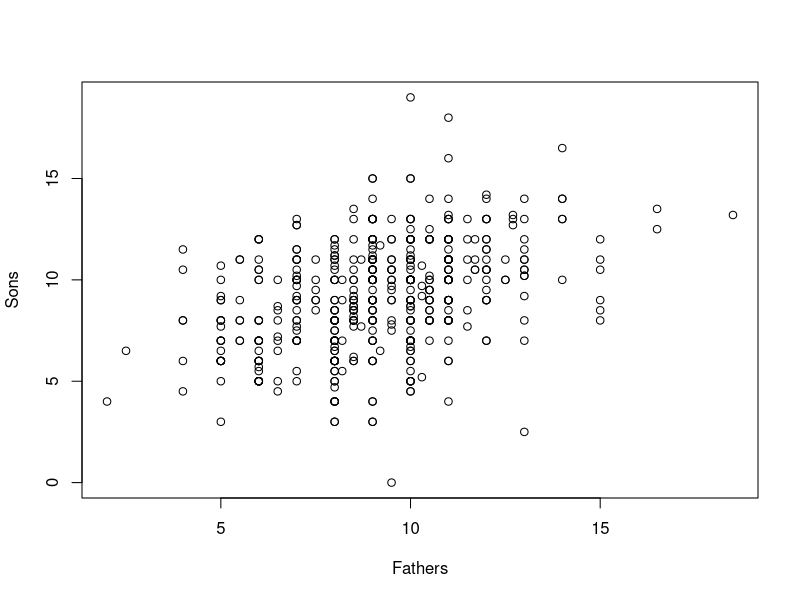
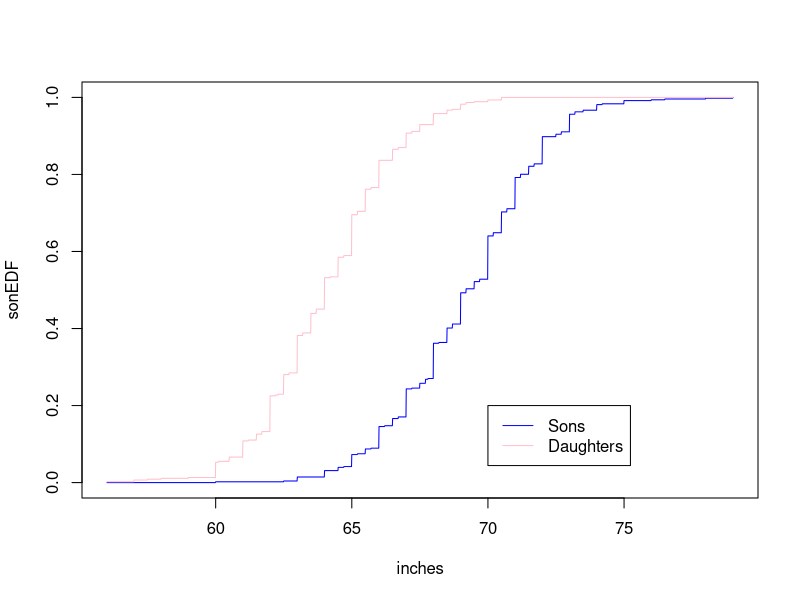
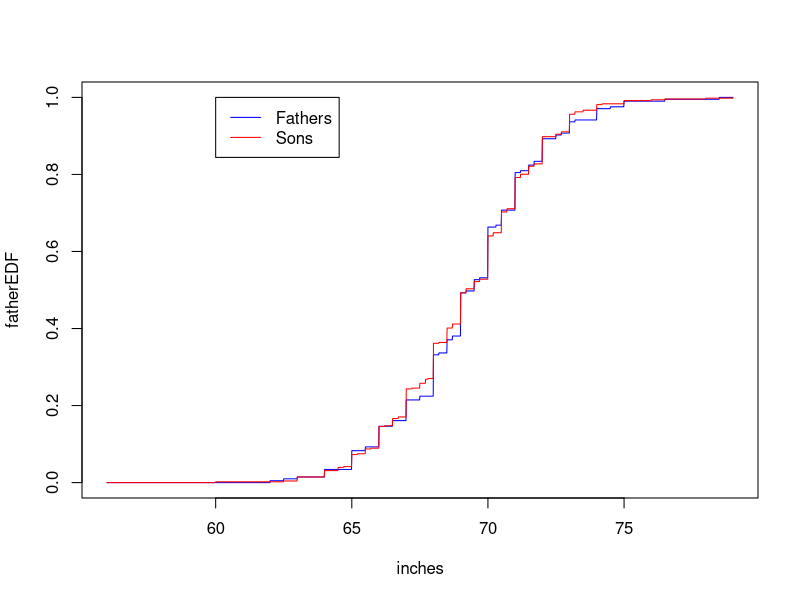
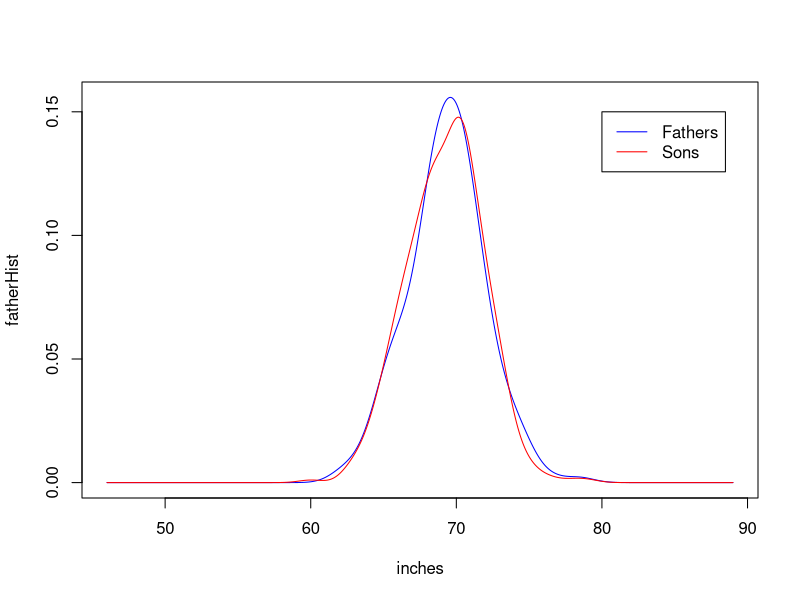

Source code (R) for these figures, in order:
data <- read.table( "Galton.dat" )

sons <- data[data$V4==1,]
daughters <- data[data$V4==0,]
fathers <- unique( data[,1:2])


summary(sons$V5)
sd( sons$V5)
max( sons$V5 ) - min( sons$V5 )
IQR( sons$V5 )

summary( daughters$V5 )
sd( daughters$V5)
max( daughters$V5 ) - min( daughters$V5 )
IQR( daughters$V5 )

pdf( "Fathers.pdf" )
plot( x=sons$V2,y=sons$V5, xlab="Fathers", ylab="Sons")
dev.off()

GenerateEDF <- function( depth, frame, start, end ){
    EDF <- numeric( (end-start)*depth )
    i <- 0
    for( i in 1:length( EDF )){
        EDF[i] <- length( frame[frame<=(start+(i/depth))] ) / length( frame )
    }
    EDF
}


NormalKernal <- function( u ){
    (1/sqrt( 2*pi))*exp( (-1*u^2)/2.0 )
}

GenerateKernalSmoothHistogram <- function( depth, frame, start, end, kernal ){
    kSmooth <- numeric( (end-start)*depth )
    i <- 0
    h <- 1.06*sd(frame)*as.numeric(length(frame))^(-1.0/5.0)
    for( i in 1:length(kSmooth) ){
        kSmooth[i] <- 0
        y <- (start+(i/depth))
        for( j in 1:length(frame)){
            kSmooth[i] <- kSmooth[i] + kernal( (y - frame[j])/h )
        }
        kSmooth[i] <- kSmooth[i] / (length(frame)*h)
    }
    kSmooth
}

depth <-  100

start <- min( sons$V5, daughters$V5 )
end <- max( sons$V5, daughters$V5 )


sonEDF <- GenerateEDF( depth, sons$V5, start, end )
daughterEDF <- GenerateEDF( depth, daughters$V5, start, end )

pdf( "DaugherSonEDFs.pdf" )
inches <-  numeric( (end-start)*depth )
for( i in 1:length(inches)){
    inches[i] <- start + i/depth + 60
}

plot( x=inches, y=sonEDF, type="l", col="blue" )
lines( x=inches,y=daughterEDF, col="pink")
legend( 70,.2, legend=c("Sons","Daughters"), lty = c(1,1) , col=c("blue","pink"))
dev.off()

fatherEDF <- GenerateEDF( depth, fathers$V2, start, end )

pdf( "FatherSonEDF.pdf" )
plot( x = inches, y=fatherEDF, type="l", col="blue" )
lines(x=inches,y=sonEDF,col="red")
legend( 60,1, legend=c("Fathers","Sons"), lty = c(1,1) , col=c("blue","red"))
dev.off()

start <- min( sons$V5, daughters$V5 ) - 10
end <- max( sons$V5, daughters$V5 ) + 10

sonHist <- GenerateKernalSmoothHistogram( depth, sons$V5, start, end, NormalKernal )
daughterHist <- GenerateKernalSmoothHistogram( depth, daughters$V5, start, end, NormalKernal )
fatherHist <- GenerateKernalSmoothHistogram( depth, fathers$V2, start, end, NormalKernal )
inches <-  numeric( (end-start)*depth )
for( i in 1:length(inches)){
    inches[i] <- start + i/depth + 60
}

pdf( "Hists.pdf" )
plot( x=inches,y=fatherHist, type="l", col="blue" )
lines(x=inches,y=sonHist, col="red" )
legend( 80,.15, legend=c("Fathers","Sons"), lty = c(1,1) , col=c("blue","red"))
dev.off()
